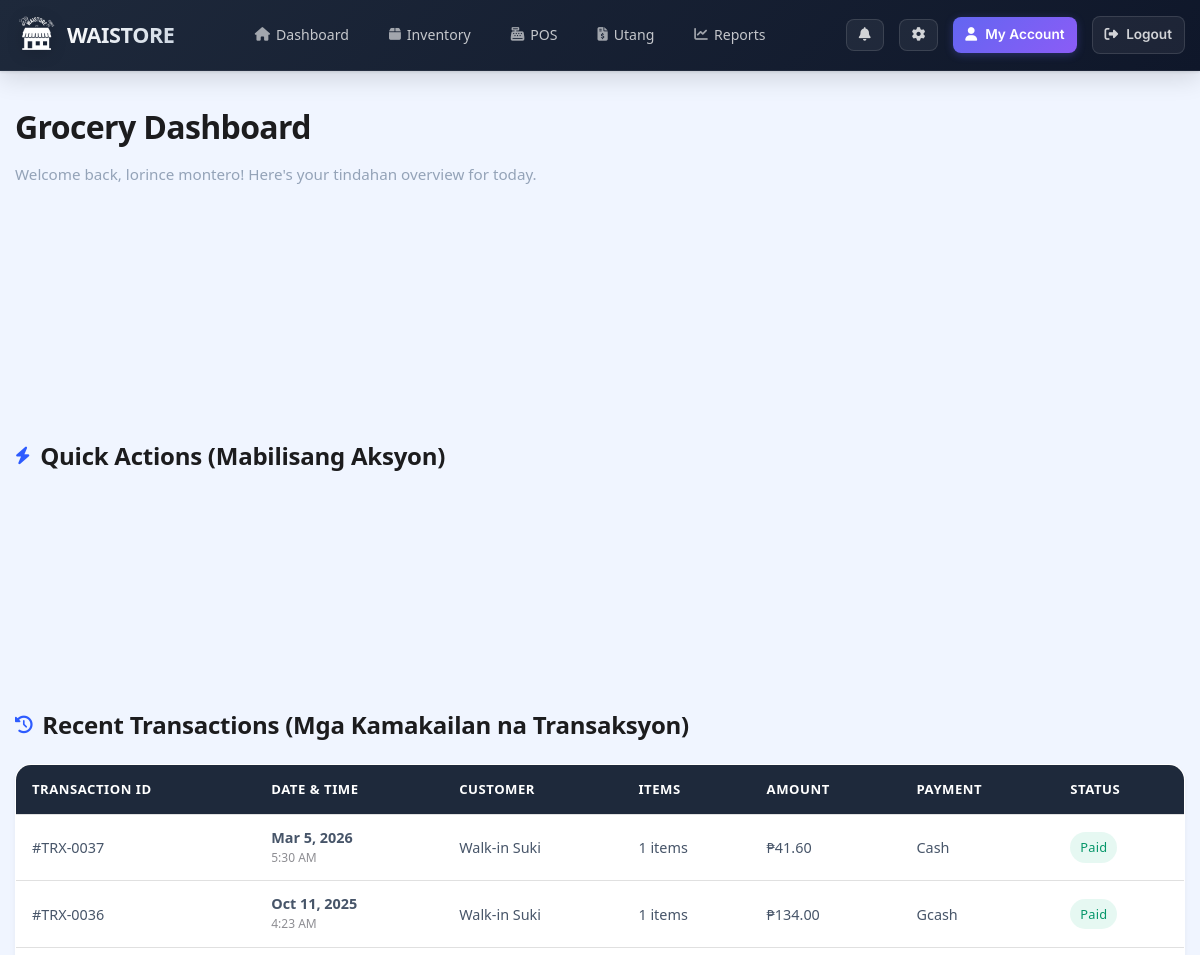
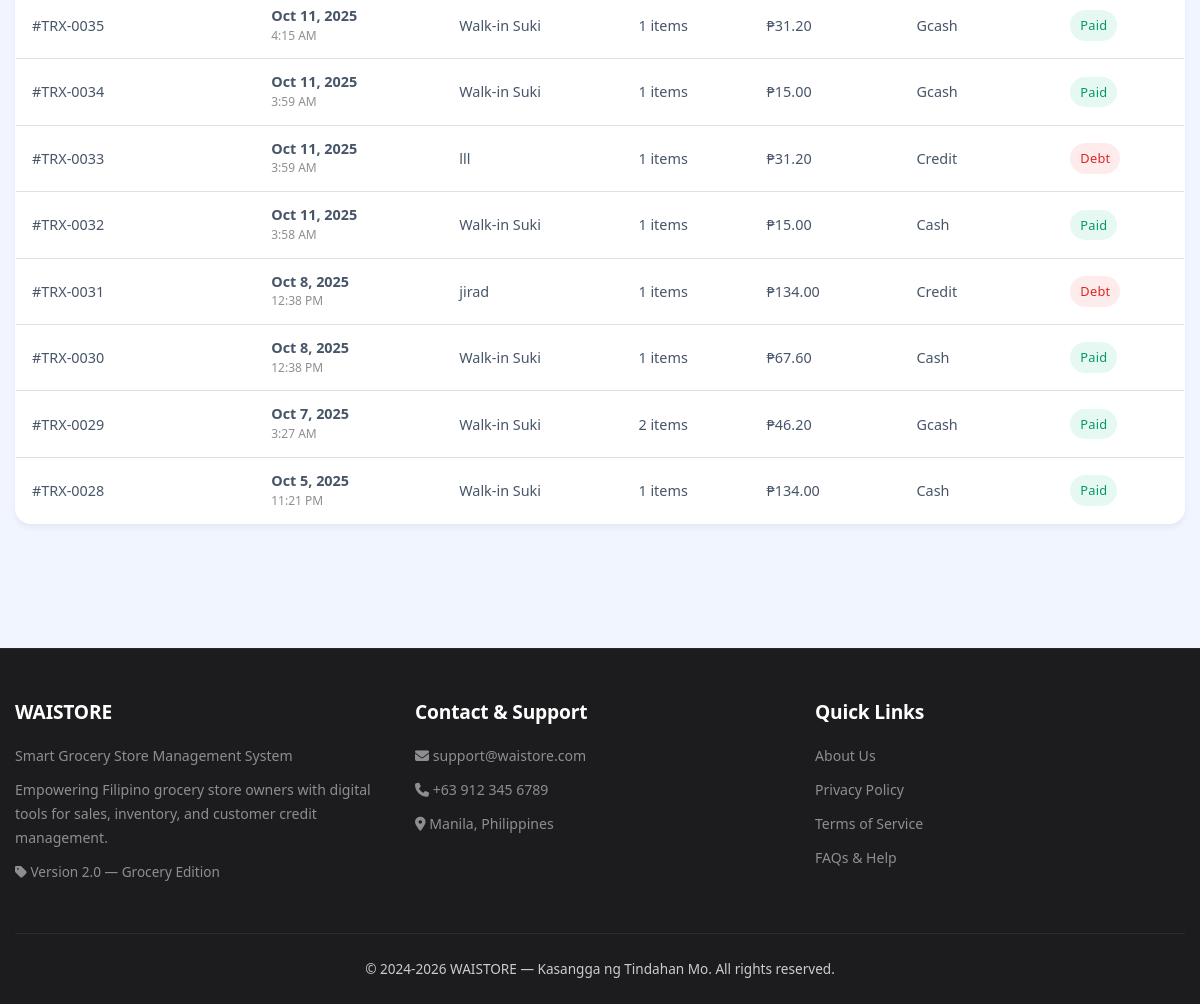
The app's page /dashboard.php (signed in) with its own data (2 pictures, top to bottom).
### tables this page shows
CREATE TABLE `users` (
  `id` int(10) unsigned NOT NULL AUTO_INCREMENT,
  `username` varchar(30) NOT NULL,
  `password` varchar(255) NOT NULL,
  `email` varchar(50) DEFAULT NULL,
  `full_name` varchar(100) DEFAULT NULL,
  `store_name` varchar(100) DEFAULT NULL,
  `phone` varchar(20) DEFAULT NULL,
  `google_id` varchar(255) DEFAULT NULL,
  `is_verified` tinyint(1) DEFAULT 0,
  `verification_token` varchar(64) DEFAULT NULL,
  `created_at` timestamp NULL DEFAULT current_timestamp(),
  `updated_at` timestamp NULL DEFAULT current_timestamp() ON UPDATE current_timestamp(),
  `reset_token` varchar(64) DEFAULT NULL,
  `reset_expires` datetime DEFAULT NULL,
  `last_logout` timestamp NULL DEFAULT NULL,
  `address` varchar(255) DEFAULT NULL,
  `has_seen_tutorial` tinyint(1) DEFAULT 0,
  `profile_image` varchar(255) DEFAULT NULL,
  PRIMARY KEY (`id`),
  UNIQUE KEY `username` (`username`),
  UNIQUE KEY `google_id` (`google_id`),
  UNIQUE KEY `verification_token` (`verification_token`),
  UNIQUE KEY `reset_token` (`reset_token`)
);

CREATE TABLE `transactions` (
  `id` int(10) unsigned NOT NULL AUTO_INCREMENT,
  `user_id` int(10) unsigned DEFAULT NULL,
  `customer_name` varchar(100) DEFAULT NULL,
  `total_amount` decimal(10,2) NOT NULL,
  `payment_method` enum('cash','gcash','credit') DEFAULT 'cash',
  `status` enum('paid','pending','debt') DEFAULT 'paid',
  `created_at` timestamp NULL DEFAULT current_timestamp(),
  PRIMARY KEY (`id`),
  KEY `user_id` (`user_id`)
);

### appearance.php (called while the page is built, shortened)
<?php
$theme_class = 'theme-' . (isset($_SESSION['theme']) ? $_SESSION['theme'] : 'light');
?>

### dashboard.php (the view, shortened to what this page needs)
<?php
require_once 'appearance.php';
$servername = getenv("DB_HOST") ?: "localhost:3307";
$username = getenv("DB_USER") ?: "root";
$password = getenv("DB_PASS") ?: "";
$dbname = getenv("DB_NAME") ?: "waistore_db";
$conn = new mysqli($servername, $username, $password, $dbname);
$user_id = $_SESSION['user_id'];
$user_query = "SELECT full_name, store_name, has_seen_tutorial FROM users WHERE id = ?";
$stmt = $conn->prepare($user_query);
$stmt->bind_param("i", $user_id);
$stmt->execute();
$user_result = $stmt->get_result();
if ($user_result->num_rows > 0) {
    $user = $user_result->fetch_assoc();
    $full_name = $user['full_name'];
} else {
    $full_name = "User";
    $store_name = "Store";
    $has_seen_tutorial = false;
}
?>
<!DOCTYPE html>
<html lang="en">
<head>
    <link rel="stylesheet" href="https://cdnjs.cloudflare.com/ajax/libs/font-awesome/6.4.0/css/all.min.css">
    <link rel="stylesheet" href="waistore-global.css">
    <link rel="stylesheet" href="themes.css">
</head>
</head>
<body class="<?php echo $theme_class; ?>">
    <header>
        <div class="container">
            <div class="header-content">
                <div class="logo">
                    <img src="WAIS_LOGO.png" alt="WAISTORE Logo" style="height: 60px; width: 150;">
                    <span>WAISTORE</span>
                </div>
                <nav>
                    <ul>
                        <li><a href="dashboard.php"><i class="fas fa-home"></i> Dashboard</a></li>
                        <li><a href="inventory.php"><i class="fas fa-box"></i> Inventory</a></li>
                        <li><a href="pos.php"><i class="fas fa-cash-register"></i> POS</a></li>
                        <li><a href="debts.php"><i class="fas fa-file-invoice-dollar"></i> Utang</a></li>
                        <li><a href="reports.php"><i class="fas fa-chart-line"></i> Reports</a></li>
                    </ul>
                </nav>
                <div class="user-actions">
                    <a href="notifications.php" class="btn btn-outline"><i class="fas fa-bell"></i></a>
                    <a href="settings.php" class="btn btn-outline"><i class="fas fa-cog"></i></a>
                    <a href="account.php" class="btn btn-primary"><i class="fas fa-user"></i> My Account</a>
                    <a href="logout.php" class="btn btn-outline" style="margin-left:10px;"><i
                            class="fas fa-sign-out-alt"></i> Logout</a>
                </div>
            </div>
        </div>
    </header>
    <section class="dashboard">
        <div class="container">
            <div class="dashboard-header">
                <h1>Grocery Dashboard</h1>
                <p>Welcome back, <?php echo htmlspecialchars($full_name); ?>! Here's your tindahan overview for
                    today.</p>
            </div>
            <div class="stats-grid">
            </div>
            <div class="quick-actions" id="quickActions">
                <h2 class="section-title"><i class="fas fa-bolt"></i> Quick Actions (Mabilisang Aksyon)</h2>
                <div class="action-grid">
                    <a href="pos.php" style="text-decoration:none; color:inherit;">
                    </a>
                    <a href="inventory.php" style="text-decoration: none; color: inherit;">
                    </a>
                    <a href="debts.php" style="text-decoration: none; color: inherit;">
                    </a>
                    <a href="reports.php" style="text-decoration: none; color: inherit;">
                    </a>
                </div>
            </div>
            <div class="recent-transactions" id="recentTransactions">
                <h2 class="section-title"><i class="fas fa-history"></i> Recent Transactions (Mga Kamakailan na
                    Transaksyon)</h2>
                <table class="transaction-table">
                    <thead>
                        <tr>
                            <th>Transaction ID</th>
                            <th>Date & Time</th>
                            <th>Customer</th>
                            <th>Items</th>
                            <th>Amount</th>
                            <th>Payment</th>
                            <th>Status</th>
                        </tr>
                    </thead>
                    <tbody>
                        <?php
                        try {
                            $transactions_query = "SELECT t.id, t.customer_name, t.total_amount, t.payment_method, t.status, t.created_at,
                                                 COUNT(ti.id) as item_count
                                                 FROM transactions t
                                                 LEFT JOIN transaction_items ti ON t.id = ti.transaction_id
                                                 WHERE t.user_id = ?
                                                 GROUP BY t.id
                                                 ORDER BY t.created_at DESC
                                                 LIMIT 10";
                            $stmt = $conn->prepare($transactions_query);
                            $stmt->bind_param("i", $user_id);
                            $stmt->execute();
                            $transactions_result = $stmt->get_result();
                            if ($transactions_result->num_rows > 0) {
                                while ($transaction = $transactions_result->fetch_assoc()) {
                                    $status_class = "";
                                    switch ($transaction['status']) {
                                        case 'paid':
                                            $status_class = "status-paid";
                                            break;
                                        case 'debt':
                                            $status_class = "status-debt";
                                            break;
                                    }
                                    $txn_date = date('M j, Y', strtotime($transaction['created_at']));
                                    $txn_time = date('g:i A', strtotime($transaction['created_at']));
                                    echo "<tr>";
                                    echo "<td>#TRX-" . str_pad($transaction['id'], 4, '0', STR_PAD_LEFT) . "</td>";
                                    echo "<td><div style='line-height:1.3'><strong>" . $txn_date . "</strong><br><small style='color:var(--gray)'>" . $txn_time . "</small></div></td>";
                                    echo "<td>" . htmlspecialchars($transaction['customer_name'] ?: 'Walk-in Suki') . "</td>";
                                    echo "<td>" . $transaction['item_count'] . " items</td>";
                                    echo "<td>₱" . number_format($transaction['total_amount'], 2) . "</td>";
                                    echo "<td>" . ucfirst($transaction['payment_method']) . "</td>";
                                    echo "<td><span class='status-badge $status_class'>" . ucfirst($transaction['status']) . "</span></td>";
                                    echo "</tr>";
                                }
                            } else {
                                echo "<tr><td colspan='7' style='text-align: center;'>No recent transactions</td></tr>";
                            }
                        } catch (Exception $e) {
                            error_log("Recent transactions error: " . $e->getMessage());
                            echo "<tr><td colspan='7' style='text-align: center; color: var(--danger);'>Error loading transactions</td></tr>";
                        }
                        ?>
                    </tbody>
                </table>
            </div>
        </div>
    </section>
    <footer>
        <div class="container">
            <div class="footer-content">
                <div class="footer-section">
                    <h3>WAISTORE</h3>
                    <p>Smart Grocery Store Management System</p>
                    <p>Empowering Filipino grocery store owners with digital tools for sales, inventory, and
                        customer credit management.</p>
                    <p style="margin-top: 8px; font-size: 0.85rem; color: #888;"><i class="fas fa-tag"></i> Version
                        2.0 &mdash; Grocery Edition</p>
                </div>
                <div class="footer-section">
                    <h3>Contact & Support</h3>
                    <p><i class="fas fa-envelope"></i> support@waistore.com</p>
                    <p><i class="fas fa-phone"></i> +63 912 345 6789</p>
                    <p><i class="fas fa-map-marker-alt"></i> Manila, Philippines</p>
                </div>
                <div class="footer-section">
                    <h3>Quick Links</h3>
                    <p><a href="about_us.php" style="color: #ccc;">About Us</a></p>
                    <p><a href="privacy_policy.php" style="color: #ccc;">Privacy Policy</a></p>
                    <p><a href="terms_of_service.php" style="color: #ccc;">Terms of Service</a></p>
                    <p><a href="faqs.php" style="color: #ccc;">FAQs & Help</a></p>
                </div>
            </div>
            <div class="footer-bottom">
                <p>&copy; 2024-2026 WAISTORE &mdash; Kasangga ng Tindahan Mo. All rights reserved.</p>
            </div>
        </div>
    </footer>
</body>
</html>

### themes.css (style rules this page uses)
.theme-blue { --primary: #2D5BFF; --primary-dark: #1A46E0; --secondary: #FF9E1A; --accent: #34C759; --danger: #FF3B30; --warning: #FF9500; --light: #E8F0FF; --dark: #1C1C1E; --gray: #8E8E93; --background: #F0F5FF; --card-bg: #FFFFFF; --text-color: #1C1C1E; --border-color: #D1E0FF; --glass-bg: rgba(255, 255, 255, 0.8); }
body { background-color: var(--background); color: var(--text-color); transition: background-color 0.3s ease, color 0.3s ease; }
header { background: linear-gradient(135deg, var(--primary), var(--primary-dark)); transition: background 0.3s ease; }
.btn-primary { background-color: var(--secondary); transition: background-color 0.3s ease; }

### dashboard.php (style rules this page uses)
* { margin: 0; padding: 0; box-sizing: border-box; font-family: 'Segoe UI', Tahoma, Geneva, Verdana, sans-serif; }
body { background-color: var(--background); color: var(--dark); line-height: 1.6; }
.container { max-width: 1200px; margin: 0 auto; padding: 0 15px; }
header { background: linear-gradient(135deg, var(--primary), var(--primary-dark)); color: white; padding: 15px 0; box-shadow: 0 2px 10px rgba(0, 0, 0, 0.1); position: sticky; top: 0; z-index: 100; }
.header-content { display: flex; justify-content: space-between; align-items: center; }
.logo { display: flex; align-items: center; gap: 10px; font-size: 1.5rem; font-weight: 700; }
nav ul { display: flex; list-style: none; gap: 20px; }
nav a { color: white; text-decoration: none; font-weight: 500; padding: 5px 10px; border-radius: 5px; transition: background 0.3s; }
.user-actions { display: flex; align-items: center; gap: 15px; }
.btn { padding: 8px 16px; border-radius: 8px; border: none; font-weight: 600; cursor: pointer; transition: all 0.3s; }
.btn-primary { background-color: var(--secondary); color: white; }
.btn-outline { background: transparent; border: 1px solid white; color: white; }
.dashboard { padding: 30px 0; }
.dashboard-header { margin-bottom: 30px; }
.dashboard-header h1 { font-size: 2rem; margin-bottom: 10px; color: var(--dark); }
.stats-grid { display: grid; grid-template-columns: repeat(auto-fit, minmax(250px, 1fr)); gap: 20px; margin-bottom: 30px; }
.quick-actions { margin-bottom: 30px; }
.section-title { font-size: 1.5rem; margin-bottom: 20px; color: var(--dark); display: flex; align-items: center; gap: 10px; }
.action-grid { display: grid; grid-template-columns: repeat(auto-fit, minmax(200px, 1fr)); gap: 20px; }
.recent-transactions { margin-bottom: 30px; }
.transaction-table { width: 100%; border-collapse: collapse; background-color: var(--card-bg); border-radius: 12px; overflow: hidden; box-shadow: 0 4px 6px rgba(0, 0, 0, 0.05); }
.transaction-table th, .transaction-table td { padding: 15px; text-align: left; border-bottom: 1px solid #e0e0e0; }
.transaction-table th { background-color: var(--primary); color: white; font-weight: 600; }
.transaction-table tr:last-child td { border-bottom: none; }
.status-badge { padding: 5px 10px; border-radius: 20px; font-size: 0.8rem; font-weight: 500; }
.status-paid { background-color: rgba(52, 199, 89, 0.2); color: var(--accent); }
.status-debt { background-color: rgba(255, 59, 48, 0.2); color: var(--danger); }
footer { background-color: var(--dark); color: white; padding: 30px 0; margin-top: 50px; }
.footer-content { display: flex; justify-content: space-between; flex-wrap: wrap; gap: 30px; }
.footer-section { flex: 1; min-width: 250px; }
.footer-section h3 { margin-bottom: 15px; font-size: 1.2rem; }
.footer-section p { margin-bottom: 10px; color: #ccc; }
.footer-bottom { text-align: center; margin-top: 30px; padding-top: 20px; border-top: 1px solid #444; color: #ccc; }

### records on screen
users: full_name "lorince montero"
transactions: id "0037", created_at "Mar 5, 2026", created_at "5:30 AM", customer_name "Walk-in Suki", item_count "1", total_amount "41.60", payment_method "Cash", status "Paid"
transactions: id "0036", created_at "Oct 11, 2025", created_at "4:23 AM", customer_name "Walk-in Suki", item_count "1", total_amount "134.00", payment_method "Gcash", status "Paid"
transactions: id "0035", created_at "Oct 11, 2025", created_at "4:15 AM", customer_name "Walk-in Suki", item_count "1", total_amount "31.20", payment_method "Gcash", status "Paid"
transactions: id "0034", created_at "Oct 11, 2025", created_at "3:59 AM", customer_name "Walk-in Suki", item_count "1", total_amount "15.00", payment_method "Gcash", status "Paid"
transactions: id "0033", created_at "Oct 11, 2025", created_at "3:59 AM", customer_name "lll", item_count "1", total_amount "31.20", payment_method "Credit", status "Debt"
transactions: id "0032", created_at "Oct 11, 2025", created_at "3:58 AM", customer_name "Walk-in Suki", item_count "1", total_amount "15.00", payment_method "Cash", status "Paid"
transactions: id "0031", created_at "Oct 8, 2025", created_at "12:38 PM", customer_name "jirad", item_count "1", total_amount "134.00", payment_method "Credit", status "Debt"
transactions: id "0030", created_at "Oct 8, 2025", created_at "12:38 PM", customer_name "Walk-in Suki", item_count "1", total_amount "67.60", payment_method "Cash", status "Paid"
transactions: id "0029", created_at "Oct 7, 2025", created_at "3:27 AM", customer_name "Walk-in Suki", item_count "2", total_amount "46.20", payment_method "Gcash", status "Paid"
transactions: id "0028", created_at "Oct 5, 2025", created_at "11:21 PM", customer_name "Walk-in Suki", item_count "1", total_amount "134.00", payment_method "Cash", status "Paid"
